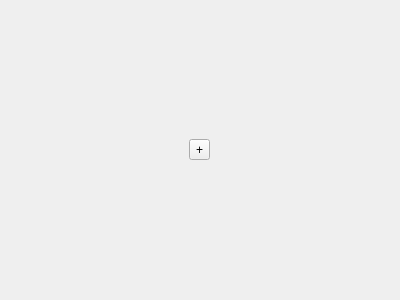
<?xml version="1.0" encoding="UTF-8"?>
<ui version="4.0">
 <class>Form</class>
 <widget class="QWidget" name="Form">
  <property name="geometry">
   <rect>
    <x>0</x>
    <y>0</y>
    <width>400</width>
    <height>300</height>
   </rect>
  </property>
  <property name="windowTitle">
   <string>Form</string>
  </property>
  <layout class="QVBoxLayout" name="verticalLayout">
   <item>
    <layout class="QHBoxLayout" name="movingImageData"/>
   </item>
   <item>
    <layout class="QHBoxLayout" name="movingPointSetData">
     <item>
      <widget class="QToolButton" name="addMovingPointSet">
       <property name="text">
        <string>+</string>
       </property>
      </widget>
     </item>
    </layout>
   </item>
  </layout>
 </widget>
 <resources/>
 <connections/>
</ui>
